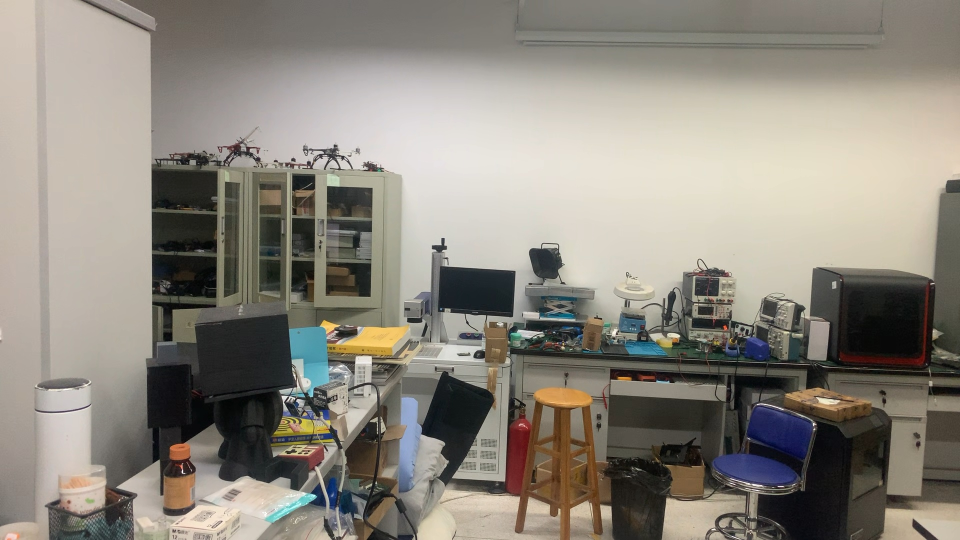
#> input picture project/images/1.jpg, 1920 x 1080 px (shown at 1/2 size); its folder holds 4 pictures in this run; the run also reads 2 pictures not shown here
$ python image_stitch_by_own.py
#> lines starting #> are read from the running program, lines starting #| are printed output that depends on the picture
### project/utils/mystitcher.py
# import the necessary packages
import numpy as np
import imutils
import cv2

class MyStitcher:
	def __init__(self, image_path, min_matches=10):
		self.image_path = image_path
		self.min_matches = min_matches

	def read_image(self, img_path):
		return cv2.imread(img_path)

	# [19 lines left out: functions detect_and_compute, match_features, find_homography, not called in this run]

	def warp_image(self, img, M, dsize):
		return cv2.warpPerspective(img, M, dsize)

	# [72 lines left out: functions remove_black_borders, direct_stitching, optimize_stitching, stitch_images, not called in this run]


class ImageStitcher:
	# [202 lines left out: functions __init__, stitch, exposure_compensation, optimize_stiching, detectAndDescribe, matchKeypoints and 1 more, not called in this run]


class mask_Stitcher:
	def __init__(self) :
		self.ratio=0.85
		self.min_match=10
		self.sift=cv2.SIFT_create()
		self.smoothing_window_size=800

	def registration(self,img1,img2):
		kp1, des1 = self.sift.detectAndCompute(img1, None)
		kp2, des2 = self.sift.detectAndCompute(img2, None)
		matcher = cv2.BFMatcher()
		raw_matches = matcher.knnMatch(des1, des2, k=2)
		good_points = []
		good_matches=[]
		for m1, m2 in raw_matches:
			if m1.distance < self.ratio * m2.distance:
				good_points.append((m1.trainIdx, m1.queryIdx))
				good_matches.append([m1])
		img3 = cv2.drawMatchesKnn(img1, kp1, img2, kp2, good_matches, None, flags=2)
		cv2.imwrite('matching.jpg', img3)
		if len(good_points) > self.min_match:
			image1_kp = np.float32(
				[kp1[i].pt for (_, i) in good_points])
			image2_kp = np.float32(
				[kp2[i].pt for (i, _) in good_points])
			H, status = cv2.findHomography(image2_kp, image1_kp, cv2.RANSAC,5.0)
		return H

	def create_mask(self,img1,img2,version):
		height_img1 = img1.shape[0]
		width_img1 = img1.shape[1]
		width_img2 = img2.shape[1]
		height_panorama = height_img1
		width_panorama = width_img1 +width_img2
		offset = int(self.smoothing_window_size / 2)
		barrier = img1.shape[1] - int(self.smoothing_window_size / 2)
		mask = np.zeros((height_panorama, width_panorama))
		if version== 'left_image':
			mask[:, barrier - offset:barrier + offset ] = np.tile(np.linspace(1, 0, 2 * offset ).T, (height_panorama, 1))
			mask[:, :barrier - offset] = 1
		else:
			mask[:, barrier - offset :barrier + offset ] = np.tile(np.linspace(0, 1, 2 * offset ).T, (height_panorama, 1))
			mask[:, barrier + offset:] = 1
		return cv2.merge([mask, mask, mask])

	def blending(self,img1,img2):
		H = self.registration(img1,img2)
		height_img1 = img1.shape[0]
		width_img1 = img1.shape[1]
		width_img2 = img2.shape[1]
		height_panorama = height_img1
		width_panorama = width_img1 +width_img2

		panorama1 = np.zeros((height_panorama, width_panorama, 3))
		mask1 = self.create_mask(img1,img2,version='left_image')
		panorama1[0:img1.shape[0], 0:img1.shape[1], :] = img1
		panorama1 *= mask1
		mask2 = self.create_mask(img1,img2,version='right_image')
		panorama2 = cv2.warpPerspective(img2, H, (width_panorama, height_panorama))*mask2
		result=panorama1+panorama2

		rows, cols = np.where(result[:, :, 0] != 0)
		min_row, max_row = min(rows), max(rows) + 1
		min_col, max_col = min(cols), max(cols) + 1
		final_result = result[min_row:max_row, min_col:max_col, :]
		return final_result

	# [8 lines left out: function stitch, not called in this run]

### project/utils/__init__.py
# [4 lines of commented-out code are left out]


def init():
    print("*******************************************")
    print("author: rolen.x")
    print("email: 2691004662@qq.com")
    print("blog: https://blog.yesord.top")
    print("date: 2024-10-03")
    print("*******************************************\n")


init()

### project/Code/image_stitch_by_own.py
# 导入必要的包
#from imutils import paths
import numpy as np
import os.path as osp
import os
import imutils
import cv2
import argparse
import logging
import datetime
import sys


script_path = osp.dirname(__file__)
project_path = osp.dirname(script_path)
image_path = osp.join(project_path, 'images')
output_path = osp.join(project_path, 'output')

sys.path.append(project_path)
from utils.mystitcher import MyStitcher, mask_Stitcher
from utils.myblender import MyBlender

# 设置日志记录
logging.basicConfig(level=logging.INFO, format='[%(levelname)s] %(message)s')

def load_images(image_path):
    logging.info("正在加载图像...")
    image_files = sorted(
    [osp.join(image_path, file) for file in os.listdir(image_path) if file.endswith('.jpg')],
    key=lambda x: osp.getmtime(x)
    )
    images = [cv2.imread(file) for file in image_files]
    for img in images:
        cv2.imshow("Image", img)
        cv2.waitKey(0)
    if any(img is None for img in images):
        raise ValueError("加载图像时出错，请检查图像路径和文件格式。")
    return images

# [57 lines left out: functions stitch_images, blend_images, crop_stitched_image, not called in this run]

def main(args):
    #try:
        images = load_images(args.images)
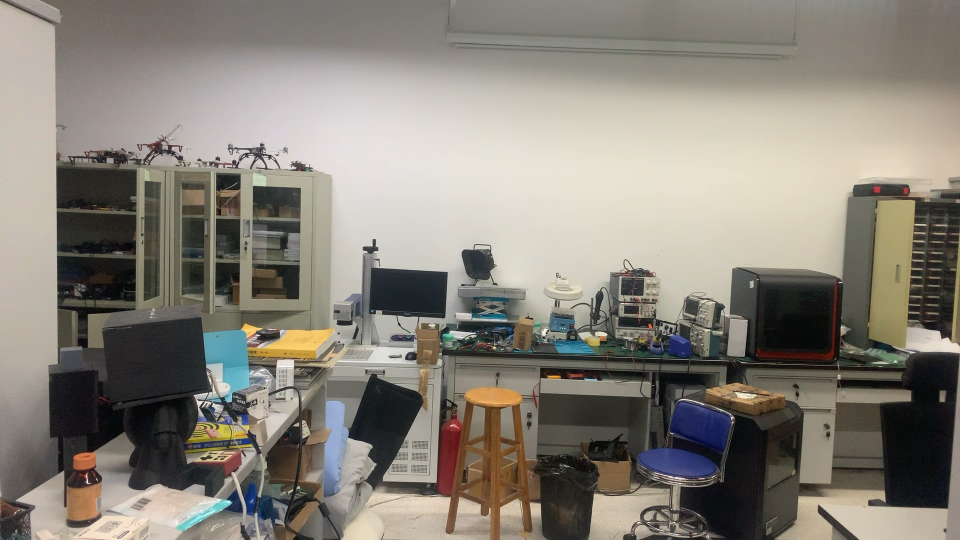
#> input picture project/images/2.jpg, 1920 x 1080 px (shown at 1/2 size)
#> in load_images, `images = [cv2.imread(file) for file in image_files]`: images = 4 items
#> the loop in load_images, `for img in images:` made 4 passes
#> images = 4 items
        stitcher = mask_Stitcher()
        panorama = stitcher.blending(images[0], images[1])
#> in registration, `kp1, des1 = self.sift.detectAndCompute(img1, None)`: kp1 = 5067 keypoints; strongest (x, y, size): (1628, 858, 2.3), (1565, 973, 1.9), (365, 941, 2), (1628, 848, 4.1)
#> in registration, img1 is the input picture: shape (1080, 1920, 3); mean B, G, R 126.2, 135.8, 141
#> in registration, `kp2, des2 = self.sift.detectAndCompute(img2, None)`: kp2 = 5282 keypoints; strongest (x, y, size): (193, 959, 1.8), (174, 964, 3.1), (978, 686, 1.9), (989, 688, 2)
#> in registration, img2 is the input picture: shape (1080, 1920, 3); mean B, G, R 121.3, 130.6, 135.8
#> in registration, `raw_matches = matcher.knnMatch(des1, des2, k=2)`: raw_matches = 5067 matches
#> after the loop in registration, `for m1, m2 in raw_matches:`: good_matches = 2405 matches; good_points = 2405 pairs, first value 2 to 5255, second value 13 to 5061
#> in registration, `img3 = cv2.drawMatchesKnn(img1, kp1, img2, kp2, good_matches, None, fl..`:
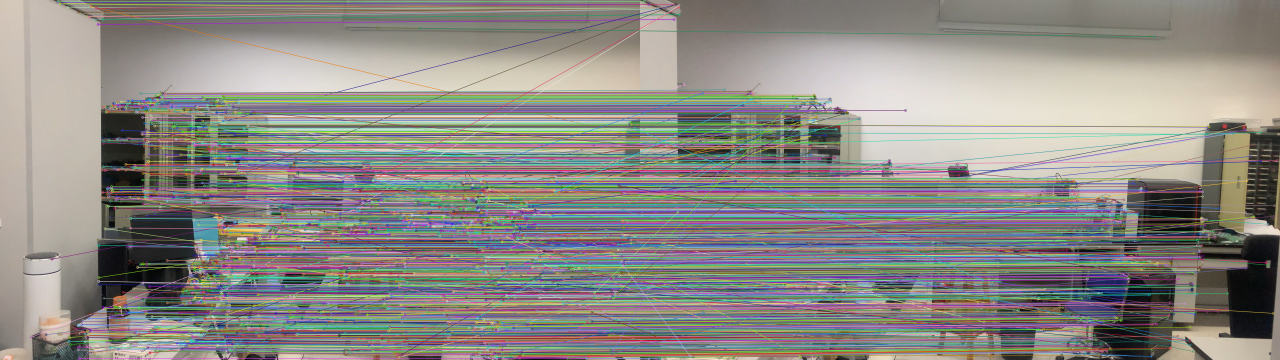
#> img3: shape (1080, 3840, 3) (shown at 1/3 size); mean B, G, R 134.3, 139.2, 141.7
#> in registration, `image1_kp = np.float32( [kp1[i].pt for (_, i) in good_points])`: image1_kp = 2405 pairs, first value 91.89 to 1912.6, second value 4.05 to 1075.4
#> in registration, `image2_kp = np.float32( [kp2[i].pt for (i, _) in good_points])`: image2_kp = 2405 pairs, first value 12.41 to 1911, second value 4.06 to 1076.7
#> in registration, `H, status = cv2.findHomography(image2_kp, image1_kp, cv2.RANSAC,5.0)`: H = [[0.875, -0.00421, 189.6], [-0.0305, 0.938, 26.53], [-6.45e-05, -3.93e-06, 1]]; status = 2405 values, max 1 at index 76, min 0 at index 0, mean 0.637
#> call 2 of create_mask, with version = 'right_image'
#> in create_mask (call 2), `return cv2.merge([mask, mask, mask])`:
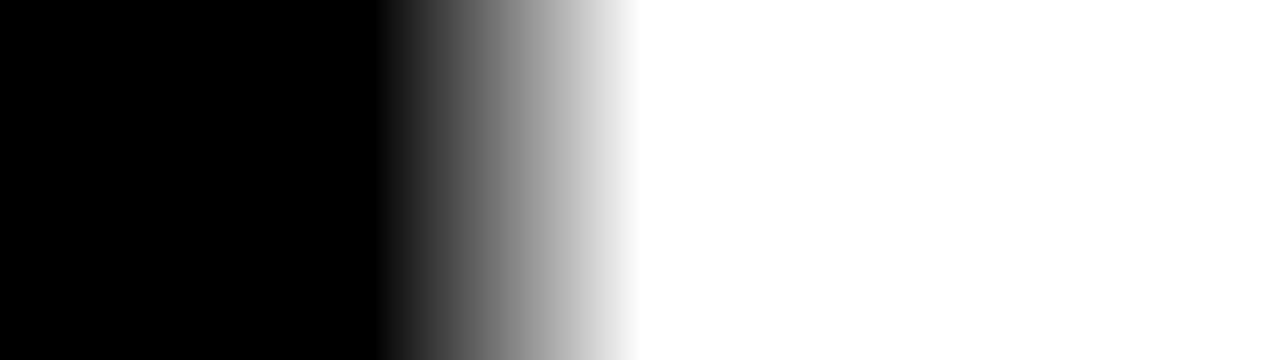
#> returned value: shape (1080, 3840, 3) float64 (shown at 1/3 size); min 0, max 1, mean 0.604
#> in blending, `panorama2 = cv2.warpPerspective(img2, H, (width_panorama, height_panor..`:
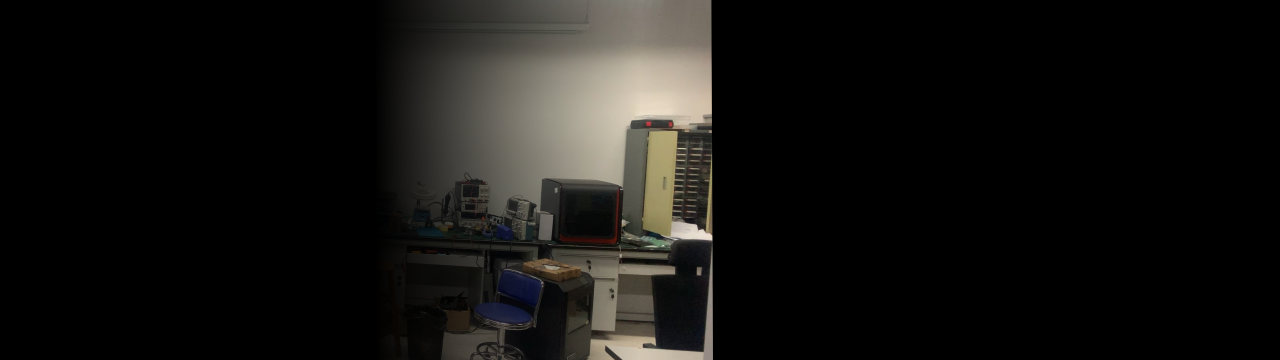
#> panorama2: shape (1080, 3840, 3) float64 (shown at 1/3 size); mean B, G, R 17.6, 19.6, 20.5
#> in blending, `result=panorama1+panorama2`:
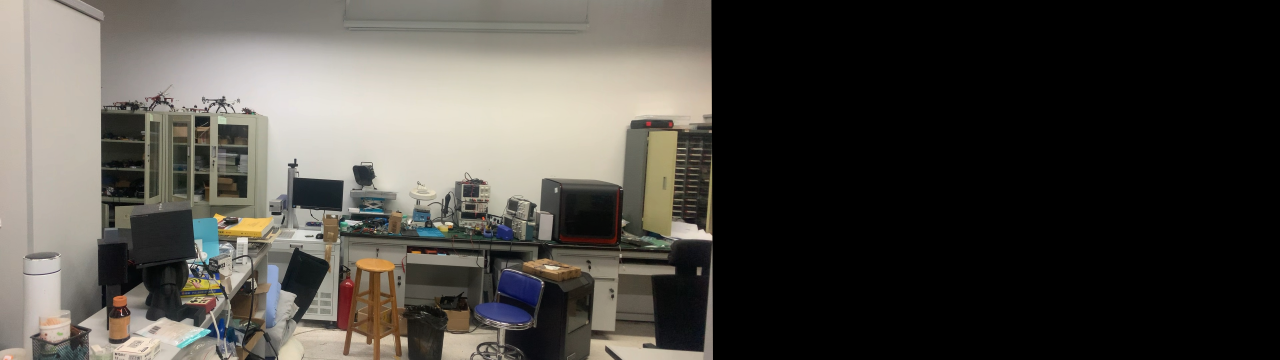
#> result: shape (1080, 3840, 3) float64 (shown at 1/3 size); mean B, G, R 68.6, 74.2, 77.1
#> in blending, `min_row, max_row = min(rows), max(rows) + 1`: min_row = 0; max_row = 1080
#> in blending, `min_col, max_col = min(cols), max(cols) + 1`: min_col = 0; max_col = 2140
#> in blending, `final_result = result[min_row:max_row, min_col:max_col, :]`:
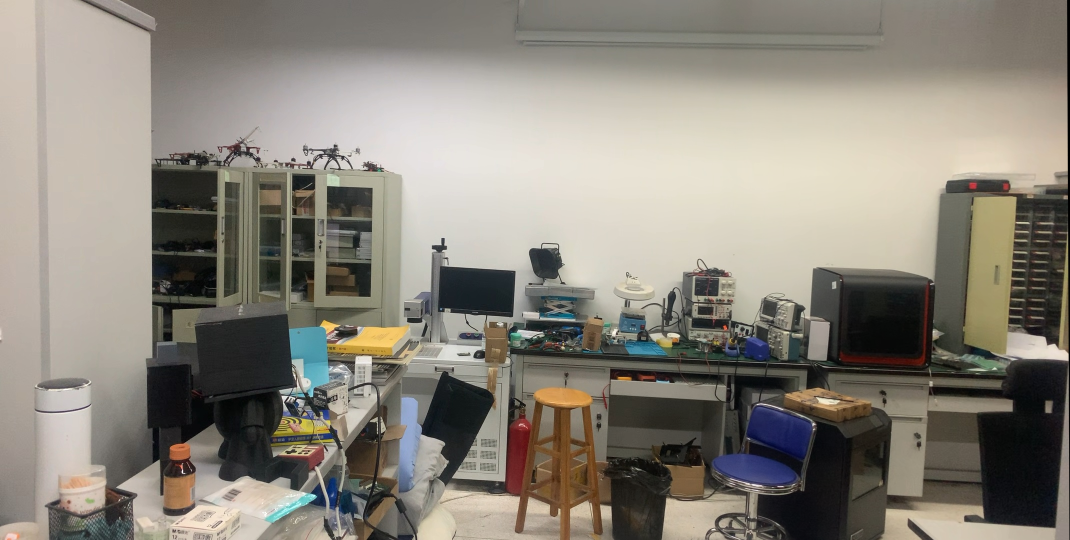
#> final_result: shape (1080, 2140, 3) float64 (shown at 1/2 size); mean B, G, R 123.1, 133.1, 138.3
        if panorama is not None:
            cv2.imwrite('stitched_image.jpg', panorama)
            cv2.imshow("Stitched", panorama)
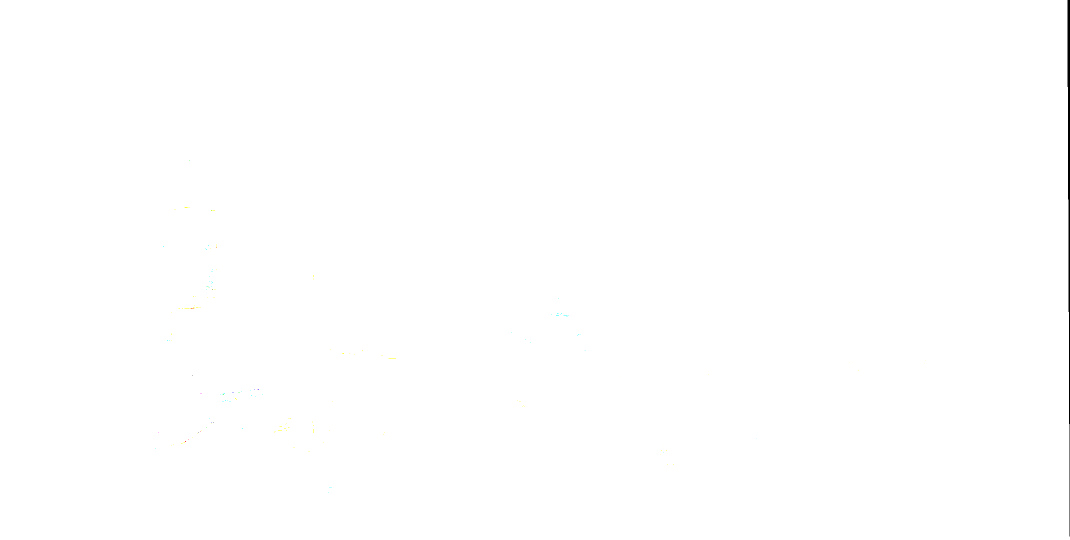
#> window 'Stitched': shape (1080, 2140, 3) (shown at 1/2 size); mean B, G, R 254.6, 254.7, 254.6
            print(panorama)
#> (printed output is left out)
            cv2.waitKey(0)
        else:
            print("Stitching failed")

       # [15 lines of commented-out code are left out]

if __name__ == "__main__":
    timestamp = datetime.datetime.now().strftime("%Y-%m-%d_%H:%M:%S")
    parser = argparse.ArgumentParser(description="图像拼接脚本")
    parser.add_argument("--images", default=f"{image_path}", help="输入图像文件夹路径")
    parser.add_argument("--output", default=f"{output_path}/{timestamp}.png", help="输出拼接图像文件路径")
    parser.add_argument("--crop", type=int, default=1, help="是否裁剪拼接图像 (1: 是, 0: 否)")
    args = parser.parse_args()
    main(args)
